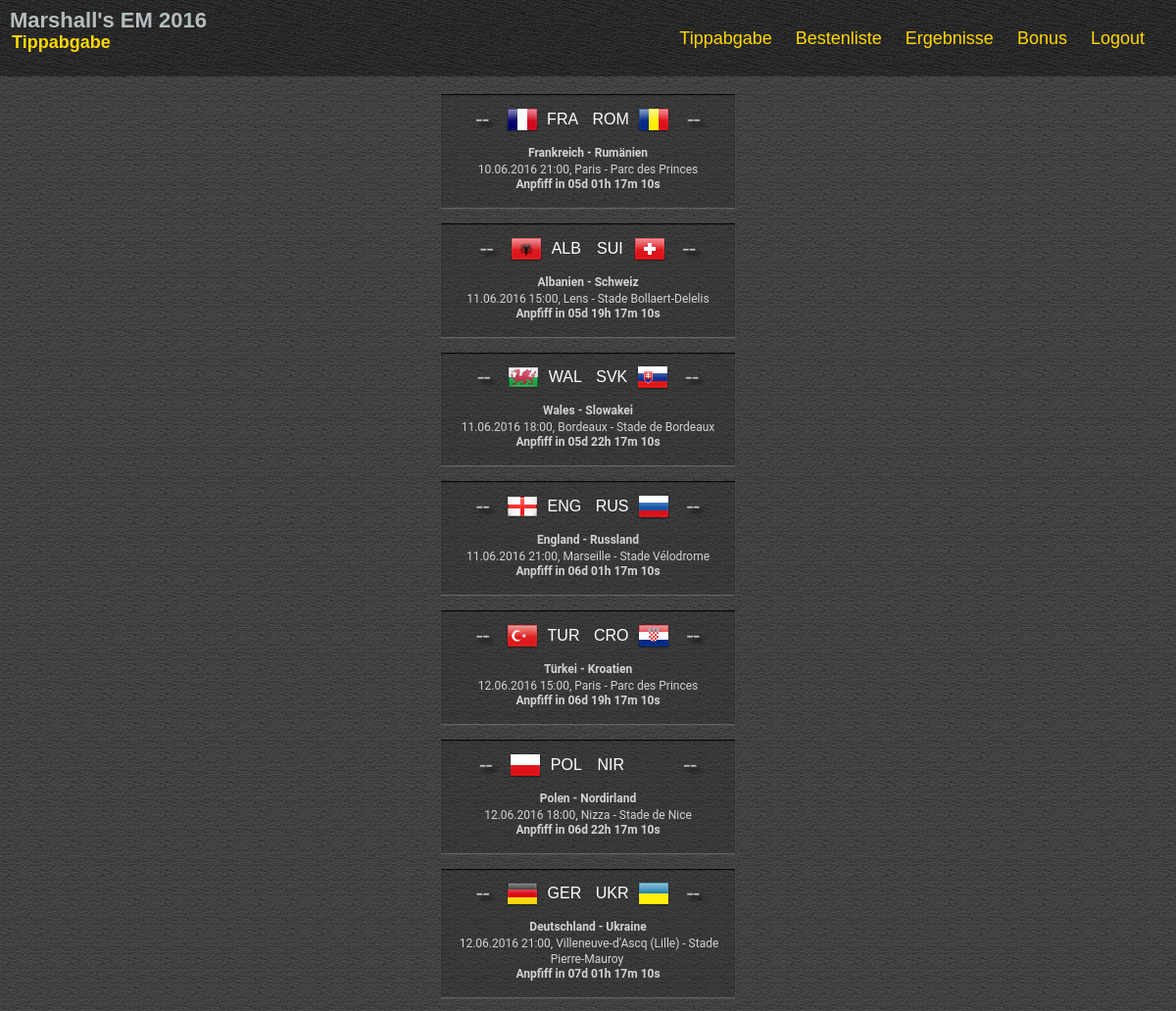
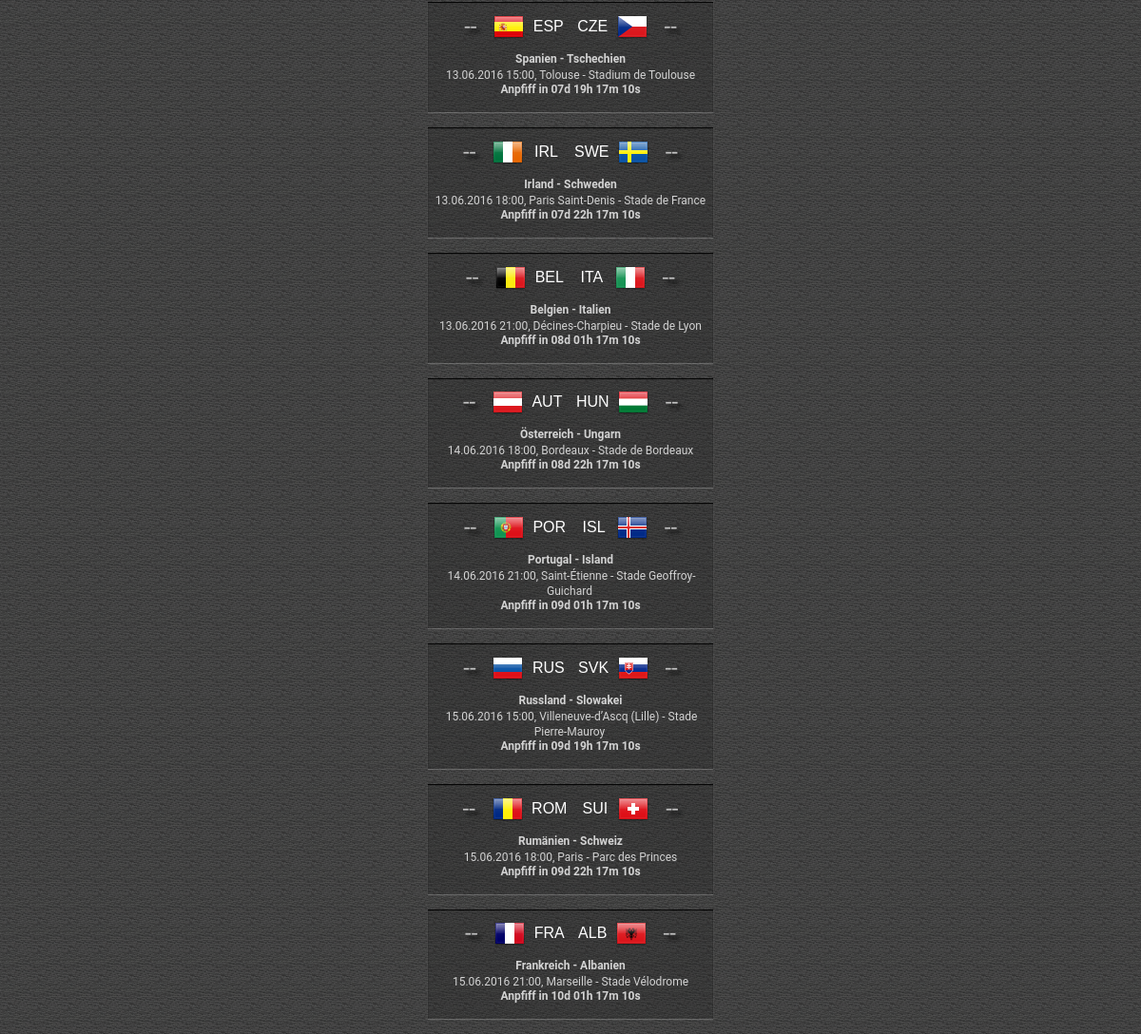
/tipps.php (signed in), run on the app's committed database (2 pictures, top to bottom).
### tables this page shows
CREATE TABLE IF NOT EXISTS `competition_matches` (
  `id` int(11) NOT NULL AUTO_INCREMENT,
  `kickoff` datetime NOT NULL,
  `location_id` int(11) NOT NULL,
  `team1_id` int(11) NOT NULL,
  `team2_id` int(11) NOT NULL,
  `result1` int(11) DEFAULT NULL,
  `result2` int(11) DEFAULT NULL,
  PRIMARY KEY (`id`)
);

CREATE TABLE IF NOT EXISTS `competition_teams` (
  `id` int(11) NOT NULL AUTO_INCREMENT,
  `shortname` varchar(3) NOT NULL,
  `fullname` varchar(65) NOT NULL,
  `flag` varchar(2) NOT NULL,
  `ingroup` char(1) NULL,
  `ranking` int(11) NOT NULL,
  PRIMARY KEY (`id`)
);

CREATE TABLE IF NOT EXISTS `competition_locations` (
  `id` int(11) NOT NULL AUTO_INCREMENT,
  `name` varchar(64) NOT NULL,
  PRIMARY KEY (`id`)
);

### database.php (called while the page is built, shortened)
<?php
class Database {
    private $_connection;
    private static $_instance;
    private $_host = DatabaseConfig::HOST;
    private $_username = DatabaseConfig::USER;
    private $_password = DatabaseConfig::PASS;
    private $_database = DatabaseConfig::NAME;
    public static function getInstance()
    {
        if (!self::$_instance) {
            self::$_instance = new self();
        }
        return self::$_instance;
    }
    private function __construct()
    {
        try {
            $this->_connection  = new \PDO("mysql:host=$this->_host;dbname=$this->_database;charset=utf8", $this->_username, $this->_password);
        } catch (PDOException $e) {
            echo $e->getMessage();
        }
    }
	private function execute($sql, $data = array())
	{
		$stmt = $this->_connection->prepare($sql);
		if (!$stmt->execute()) {
			var_dump($stmt->errorInfo());
		}
		return $stmt->fetchAll(PDO::FETCH_ASSOC);
	}
	public function getBetsForUser($uid)
	{
		$sql = "SELECT
					m.id,
					DATE_FORMAT(m.kickoff, '%d.%m.%Y %H:%i') AS kickoff,
					(NOW() < m.kickoff) AS open,
					m.result1,
					m.result2,
					l.name as location,
					t1.ShortName AS tsn1, t1.FullName AS tfn1, t1.Flag AS tflg1,
					t2.ShortName AS tsn2, t2.FullName AS tfn2, t2.Flag AS tflg2,
					b.bet1, b.bet2
					FROM competition_matches m
					JOIN competition_locations l ON m.location_id = l.id
					JOIN competition_teams t1 ON m.team1_id = t1.id
					JOIN competition_teams t2 ON m.team2_id = t2.id
					LEFT JOIN competition_bets b ON m.id = b.match_id AND b.user_id = $uid
					ORDER BY m.kickoff, m.id ASC;";
		return $this->execute($sql);
	}
}
?>

### functions.php (called while the page is built, shortened)
<?php
	function FormatValue($v, $charCount, $hidden) {
		return (is_null($v) ? str_repeat('-', $charCount) : ($hidden ? str_repeat('*', $charCount) : $v));
	}
?>

### tipps.php (the view, shortened to what this page needs)
<?php
	include ('navi.php');
	require_once ('database.php');
	include ('functions.php');
	$db = Database::getInstance();
	$uid = $_SESSION['activeUserId'];
	$bets = $db->getBetsForUser($uid);
?>
<!DOCTYPE html>
<html>
	<head>
		<link href="css/competition.css" rel="stylesheet" type="text/css" />
		<link href="css/flags.css" rel="stylesheet" type="text/css" />
		<link href='fonts/roboto.css' rel="stylesheet" type="text/css" />
	</head>
	<body>
		<header>
			<?php
				echo Navi::getMenu();
			?>
		</header>
		<section id="content" class="center">
			<?php
		foreach ($bets as $row)
		{
			$id = $row['id'];
			$kickoff = $row['kickoff'];
			$location = $row['location'];
			$bet1  = FormatValue($row['bet1'], 2, false);
			$bet2  = FormatValue($row['bet2'], 2, false);
			$tsn1  = is_null($row['tsn1']) ? '---' : $row['tsn1'];
			$tfn1  = is_null($row['tfn1']) ? '---' : $row['tfn1'];
			$tflg1 = is_null($row['tflg1']) ? 'img/flags/unknown.png' : $row['tflg1'];
			$tsn2  = is_null($row['tsn2']) ? '---' : $row['tsn2'];
			$tfn2  = is_null($row['tfn2']) ? '---' : $row['tfn2'];
			$tflg2 = is_null($row['tflg2']) ? 'img/flags/unknown.png' : $row['tflg2'];
			$matchClass = ($row['open'] ? 'match_open' : 'match_closed');
			echo "<div class=\"match $matchClass\" id=\"match\" value=\"$id\">
				  <div class=\"centercont\">
					 <div class=\"goal\" value=\"$bet1\">$bet1</div>
					 <div class=\"flag flag-$tflg1\"></div>
					 <div class=\"desc\">$tsn1</div>
					 <div class=\"desc\">$tsn2</div>
					 <div class=\"flag flag-$tflg2\"></div>
					 <div class=\"goal\" value=\"$bet2\">$bet2</div>
				  </div>
				  <div class=\"info\">
						<h2>$tfn1 ".(is_null($row['result1']) || is_null($row['result2']) ? "-" : "{$row['result1']} : {$row['result2']}")." $tfn2</h2>
						<span id=\"kickoff\">$kickoff, $location</span>
						<h2 id=\"timetobet\">&nbsp;</h2>
						<br/>
				  </div>
				   </div><br />";
		}
		?>
		</section>
	</body>
</html>

### css/competition.css (style rules this page uses)
html, body, div, span, applet, object, iframe, h1, h2, h3, h4, h5, h6, p, blockquote, pre, a, abbr, acronym, address, big, cite, code, del, dfn, em, img, ins, kbd, q, s, samp, small, strike, strong, sub, sup, tt, var, b, u, i, center, dl, dt, dd, ol, ul, li, fieldset, form, label, legend, table, caption, tbody, tfoot, thead, tr, th, td, article, aside, canvas, details, embed, figure, figcaption, footer, header, hgroup, menu, nav, output, ruby, section, summary, time, mark, audio, video { margin: 0; padding: 0; border: 0; font-size: 100%; font-family: 'Fjalla One',sans-serif; vertical-align: baseline; }
article, aside, details, figcaption, figure, footer, header, hgroup, menu, nav, section { display: block; }
body { line-height: 1; }
html { height: 100%; }
body { min-height: 100%; background: url(../img/bg.png) center; }
header { background: url(../img/bghead.jpg); float: left; text-align: left; width: 100%; z-index: 100; position: fixed; top: 0px; }
section.center { clear:both; margin: 2em auto; position: relative; width: 95%; text-align: center; padding-top: 4em; }
div h2, div span { padding: 0; margin: 2px; color: gold; font-size: 18px; font-family: 'Fjalla One', sans-serif; }
.info h2, .info span { padding: 0; color: lightgrey; font-size: 12px; font-family: 'Roboto', sans-serif; }
div.match { position: relative; display: inline-block; width: 90%; margin: 0.01em 0.01em 1em; max-width: 300px; background-color: rgba(20,20,20, .2); -webkit-box-shadow: 0px 1px 1px 0px rgba(255,255,255, .2), inset 0px 1px 1px 0px rgb(0,0,0); -moz-box-shadow: 0px 1px 1px 0px rgba(255,255,255, .2), inset 0px 1px 1px 0px rgb(0,0,0); box-shadow: 0px 1px 1px 0px rgba(255,255,255, .2), inset 0px 1px 1px 0px rgb(0,0,0); }
div.centercont { margin: auto 0; padding-top: 0.55em; padding-bottom: 0.55em; }
div.goal { display: inline-block; font-family: 'Orbitron', sans-serif; font-size: 1.5em; text-shadow: 4px 4px 4px black; color: silver; min-width: 10%; max-width: 25%; padding: 5px; height:100%; vertical-align: middle; }
.match_open { display:none; }
div.desc { display: inline-block; font-family: 'Fjalla One', sans-serif; color: white; font-weight: normal; font-size: 1em; min-width: 10%; max-width: 25%; padding: 5px; height:100%; vertical-align: middle; }
div.flag { display: inline-block; vertical-align: middle; }

### css/flags.css (style rules this page uses)
.flag { width: 32px; height: 32px; background:url(flags.png) no-repeat }
.flag.flag-al { background-position: -192px 0 }
.flag.flag-at { background-position: -384px 0 }
.flag.flag-be { background-position: -128px -32px }
.flag.flag-ch { background-position: -256px -64px }
.flag.flag-cz { background-position: -128px -96px }
.flag.flag-de { background-position: -160px -96px }
.flag.flag-es { background-position: -32px -128px }
.flag.flag-fr { background-position: -224px -128px }
.flag.flag-hr { background-position: -384px -160px }
.flag.flag-hu { background-position: -448px -160px }
.flag.flag-ie { background-position: -32px -192px }
.flag.flag-is { background-position: -224px -192px }
.flag.flag-it { background-position: -256px -192px }
.flag.flag-pl { background-position: -416px -320px }
.flag.flag-pt { background-position: -32px -352px }
.flag.flag-ro { background-position: -192px -352px }
.flag.flag-ru { background-position: -256px -352px }
.flag.flag-se { background-position: -448px -352px }
.flag.flag-sk { background-position: -64px -384px }
.flag.flag-tr { background-position: -192px -416px }
.flag.flag-ua { background-position: -352px -416px }
.flag.flag-wa { background-position: -416px -448px }
.flag.flag-en { background-position: -448px -448px }

### data on the page
competition_matches: $id 1 (drawn), bet1 "--", team1.shortname "FRA", team2.shortname "ROM", bet2 "--", team1.fullname "Frankreich", team2.fullname "Rumänien", kickoff "10.06.2016 21:00", location.name "Paris - Parc des Princes"
competition_matches: $id 2 (drawn), bet1 "--", team1.shortname "ALB", team2.shortname "SUI", bet2 "--", team1.fullname "Albanien", team2.fullname "Schweiz", kickoff "11.06.2016 15:00", location.name "Lens - Stade Bollaert-Delelis"
competition_matches: $id 3 (drawn), bet1 "--", team1.shortname "WAL", team2.shortname "SVK", bet2 "--", team1.fullname "Wales", team2.fullname "Slowakei", kickoff "11.06.2016 18:00", location.name "Bordeaux - Stade de Bordeaux"
competition_matches: $id 4 (drawn), bet1 "--", team1.shortname "ENG", team2.shortname "RUS", bet2 "--", team1.fullname "England", team2.fullname "Russland", kickoff "11.06.2016 21:00", location.name "Marseille - Stade Vélodrome"
competition_matches: $id 5 (drawn), bet1 "--", team1.shortname "TUR", team2.shortname "CRO", bet2 "--", team1.fullname "Türkei", team2.fullname "Kroatien", kickoff "12.06.2016 15:00", location.name "Paris - Parc des Princes"
competition_matches: $id 6 (drawn), bet1 "--", team1.shortname "POL", team2.shortname "NIR", bet2 "--", team1.fullname "Polen", team2.fullname "Nordirland", kickoff "12.06.2016 18:00", location.name "Nizza - Stade de Nice"
competition_matches: $id 7 (drawn), bet1 "--", team1.shortname "GER", team2.shortname "UKR", bet2 "--", team1.fullname "Deutschland", team2.fullname "Ukraine", kickoff "12.06.2016 21:00", location.name "Villeneuve-d’Ascq (Lille) - Stade Pierre-Mauroy"
competition_matches: $id 8 (drawn), bet1 "--", team1.shortname "ESP", team2.shortname "CZE", bet2 "--", team1.fullname "Spanien", team2.fullname "Tschechien", kickoff "13.06.2016 15:00", location.name "Tolouse - Stadium de Toulouse"
competition_matches: $id 9 (drawn), bet1 "--", team1.shortname "IRL", team2.shortname "SWE", bet2 "--", team1.fullname "Irland", team2.fullname "Schweden", kickoff "13.06.2016 18:00", location.name "Paris Saint-Denis - Stade de France"
competition_matches: $id 10 (drawn), bet1 "--", team1.shortname "BEL", team2.shortname "ITA", bet2 "--", team1.fullname "Belgien", team2.fullname "Italien", kickoff "13.06.2016 21:00", location.name "Décines-Charpieu - Stade de Lyon"
competition_matches: $id 11 (drawn), bet1 "--", team1.shortname "AUT", team2.shortname "HUN", bet2 "--", team1.fullname "Österreich", team2.fullname "Ungarn", kickoff "14.06.2016 18:00", location.name "Bordeaux - Stade de Bordeaux"
competition_matches: $id 12 (drawn), bet1 "--", team1.shortname "POR", team2.shortname "ISL", bet2 "--", team1.fullname "Portugal", team2.fullname "Island", kickoff "14.06.2016 21:00", location.name "Saint-Étienne - Stade Geoffroy-Guichard"
competition_matches: $id 13 (drawn), bet1 "--", team1.shortname "RUS", team2.shortname "SVK", bet2 "--", team1.fullname "Russland", team2.fullname "Slowakei", kickoff "15.06.2016 15:00", location.name "Villeneuve-d’Ascq (Lille) - Stade Pierre-Mauroy"
competition_matches: $id 14 (drawn), bet1 "--", team1.shortname "ROM", team2.shortname "SUI", bet2 "--", team1.fullname "Rumänien", team2.fullname "Schweiz", kickoff "15.06.2016 18:00", location.name "Paris - Parc des Princes"
competition_matches: $id 15 (drawn), bet1 "--", team1.shortname "FRA", team2.shortname "ALB", bet2 "--", team1.fullname "Frankreich", team2.fullname "Albanien", kickoff "15.06.2016 21:00", location.name "Marseille - Stade Vélodrome"

### other printed values
$title "Tippabgabe"
$title "Bestenliste"
$title "Ergebnisse"
$title "Bonus"
$title "Logout"
$_SESSION["activeUser"] "Marshall"
self::getPageTitle() "Tippabgabe"
